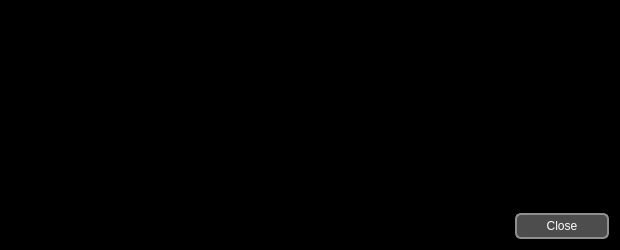
<?xml version="1.0" encoding="UTF-8"?>
<ui version="4.0">
 <class>TransactionDescDialog</class>
 <widget class="QDialog" name="TransactionDescDialog">
  <property name="geometry">
   <rect>
    <x>0</x>
    <y>0</y>
    <width>620</width>
    <height>250</height>
   </rect>
  </property>
  <property name="palette">
   <palette>
    <active>
     <colorrole role="WindowText">
      <brush brushstyle="SolidPattern">
       <color alpha="255">
        <red>255</red>
        <green>255</green>
        <blue>255</blue>
       </color>
      </brush>
     </colorrole>
     <colorrole role="Text">
      <brush brushstyle="SolidPattern">
       <color alpha="255">
        <red>255</red>
        <green>255</green>
        <blue>255</blue>
       </color>
      </brush>
     </colorrole>
     <colorrole role="Base">
      <brush brushstyle="SolidPattern">
       <color alpha="255">
        <red>2</red>
        <green>2</green>
        <blue>2</blue>
       </color>
      </brush>
     </colorrole>
     <colorrole role="Window">
      <brush brushstyle="SolidPattern">
       <color alpha="255">
        <red>0</red>
        <green>0</green>
        <blue>0</blue>
       </color>
      </brush>
     </colorrole>
    </active>
    <inactive>
     <colorrole role="WindowText">
      <brush brushstyle="SolidPattern">
       <color alpha="255">
        <red>255</red>
        <green>255</green>
        <blue>255</blue>
       </color>
      </brush>
     </colorrole>
     <colorrole role="Text">
      <brush brushstyle="SolidPattern">
       <color alpha="255">
        <red>255</red>
        <green>255</green>
        <blue>255</blue>
       </color>
      </brush>
     </colorrole>
     <colorrole role="Base">
      <brush brushstyle="SolidPattern">
       <color alpha="255">
        <red>2</red>
        <green>2</green>
        <blue>2</blue>
       </color>
      </brush>
     </colorrole>
     <colorrole role="Window">
      <brush brushstyle="SolidPattern">
       <color alpha="255">
        <red>0</red>
        <green>0</green>
        <blue>0</blue>
       </color>
      </brush>
     </colorrole>
    </inactive>
    <disabled>
     <colorrole role="WindowText">
      <brush brushstyle="SolidPattern">
       <color alpha="255">
        <red>159</red>
        <green>158</green>
        <blue>158</blue>
       </color>
      </brush>
     </colorrole>
     <colorrole role="Text">
      <brush brushstyle="SolidPattern">
       <color alpha="255">
        <red>120</red>
        <green>120</green>
        <blue>120</blue>
       </color>
      </brush>
     </colorrole>
     <colorrole role="Base">
      <brush brushstyle="SolidPattern">
       <color alpha="255">
        <red>0</red>
        <green>0</green>
        <blue>0</blue>
       </color>
      </brush>
     </colorrole>
     <colorrole role="Window">
      <brush brushstyle="SolidPattern">
       <color alpha="255">
        <red>0</red>
        <green>0</green>
        <blue>0</blue>
       </color>
      </brush>
     </colorrole>
    </disabled>
   </palette>
  </property>
  <property name="windowTitle">
   <string>Transaction details</string>
  </property>
  <layout class="QVBoxLayout" name="verticalLayout">
   <item>
    <widget class="QTextEdit" name="detailText">
     <property name="toolTip">
      <string>This pane shows a detailed description of the transaction</string>
     </property>
     <property name="styleSheet">
      <string notr="true">QFrame {
	background-color: #000000;
	color: #FFFFFF;
}</string>
     </property>
     <property name="readOnly">
      <bool>true</bool>
     </property>
    </widget>
   </item>
   <item>
    <widget class="QDialogButtonBox" name="buttonBox">
     <property name="styleSheet">
      <string notr="true">QPushButton {
     border: 2px solid #8f8f91;
     border-radius: 6px;
     background-color: qlineargradient(spread:pad, x1:0, y1:0, x2:1, y2:0, stop:0.0511364 rgba(77, 77, 77, 255));
     min-width:90px;
     min-height: 22px;
     color: #fff;
 }

 QPushButton:pressed {
     background-color: qlineargradient(x1: 0, y1: 0, x2: 0, y2: 1,
                                       stop: 0 #dadbde, stop: 1 #f6f7fa);
 }

 QPushButton:flat {
     border: none; /* no border for a flat push button */
 }
QDialogButtonBox {
	background-color: #000;
}</string>
     </property>
     <property name="orientation">
      <enum>Qt::Horizontal</enum>
     </property>
     <property name="standardButtons">
      <set>QDialogButtonBox::Close</set>
     </property>
    </widget>
   </item>
  </layout>
 </widget>
 <resources/>
 <connections>
  <connection>
   <sender>buttonBox</sender>
   <signal>accepted()</signal>
   <receiver>TransactionDescDialog</receiver>
   <slot>accept()</slot>
   <hints>
    <hint type="sourcelabel">
     <x>248</x>
     <y>254</y>
    </hint>
    <hint type="destinationlabel">
     <x>157</x>
     <y>274</y>
    </hint>
   </hints>
  </connection>
  <connection>
   <sender>buttonBox</sender>
   <signal>rejected()</signal>
   <receiver>TransactionDescDialog</receiver>
   <slot>reject()</slot>
   <hints>
    <hint type="sourcelabel">
     <x>316</x>
     <y>260</y>
    </hint>
    <hint type="destinationlabel">
     <x>286</x>
     <y>274</y>
    </hint>
   </hints>
  </connection>
 </connections>
</ui>
